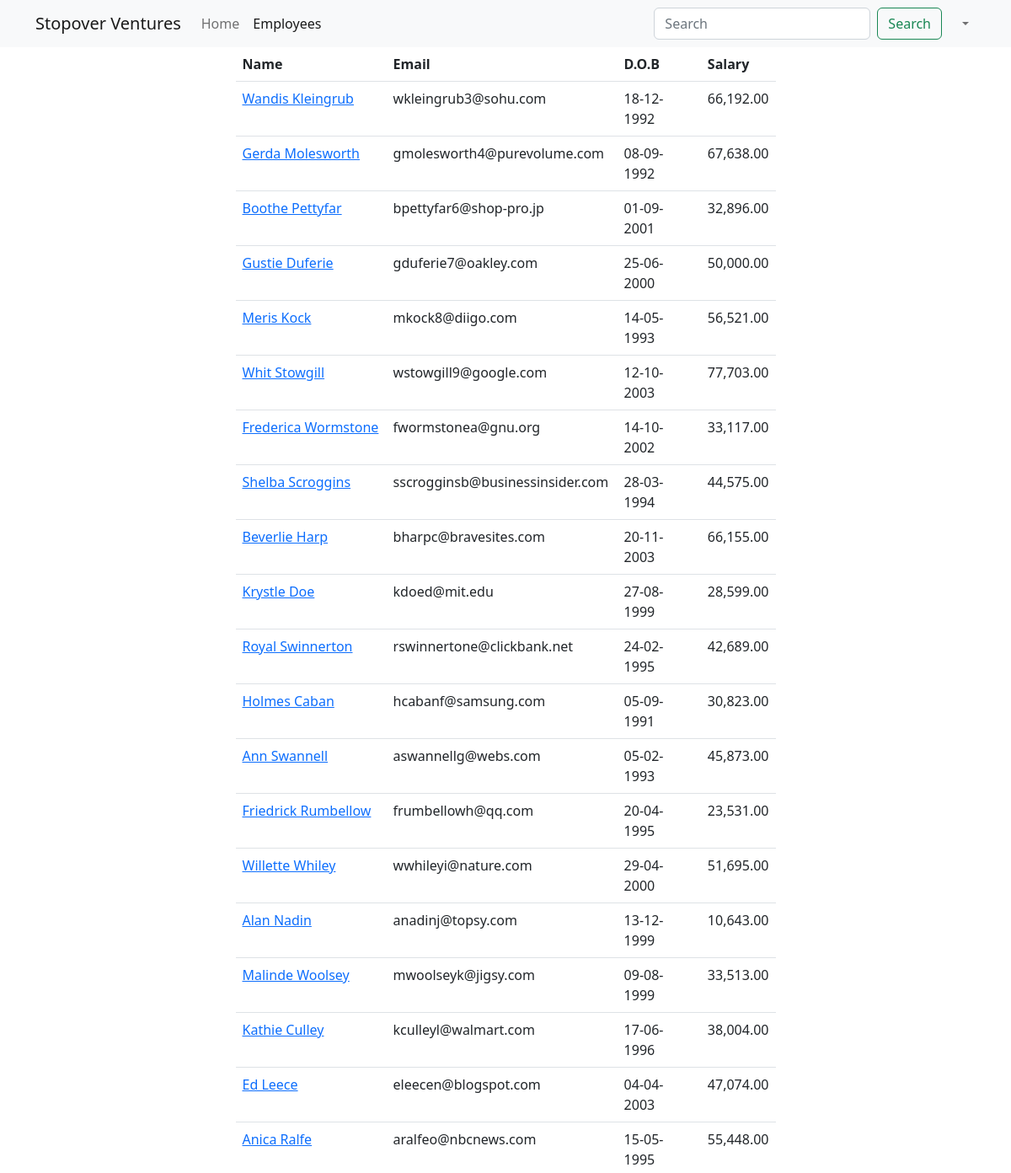
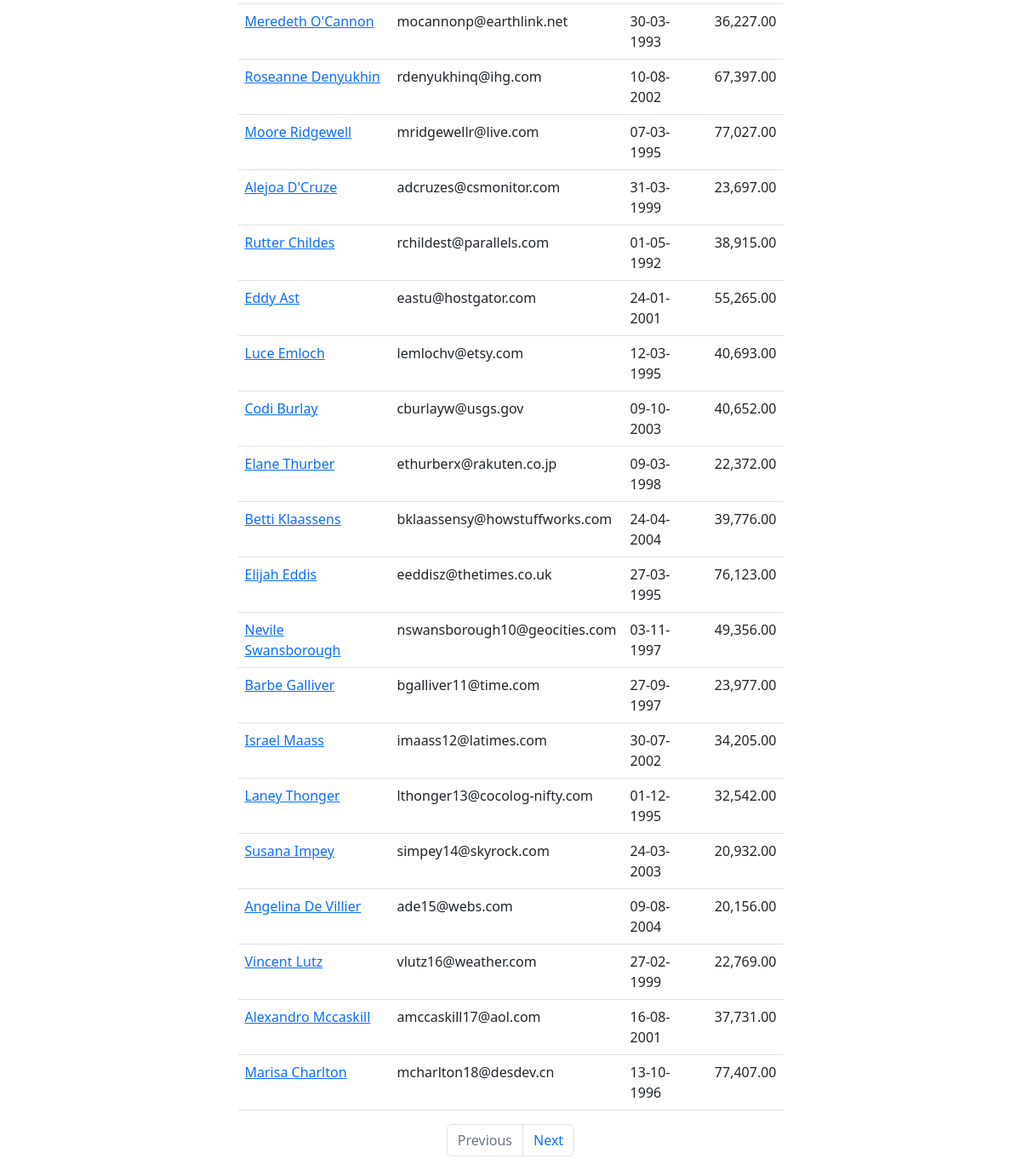
The page /employees (signed in) on the database as committed earlier (2 pictures, top to bottom).
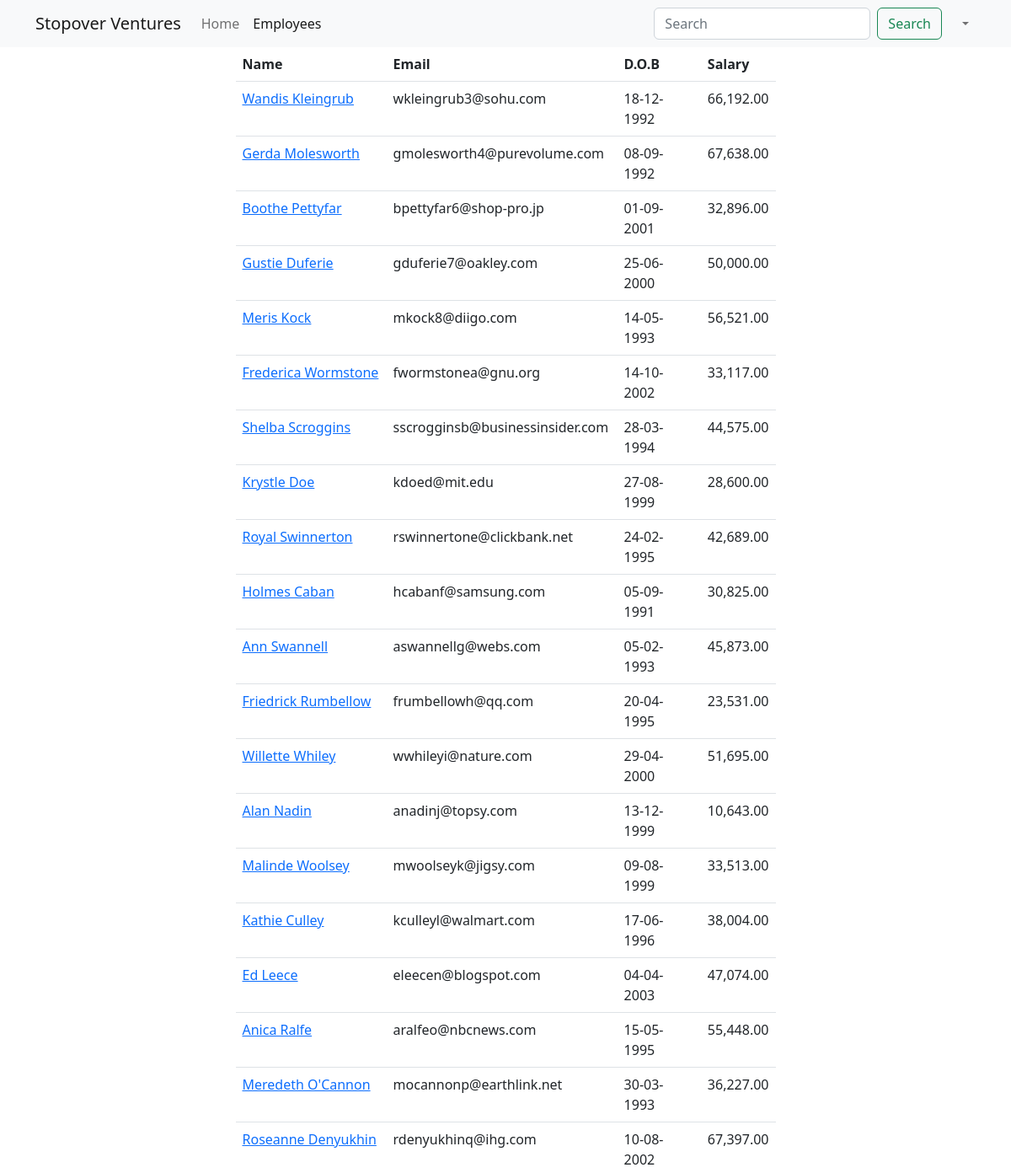
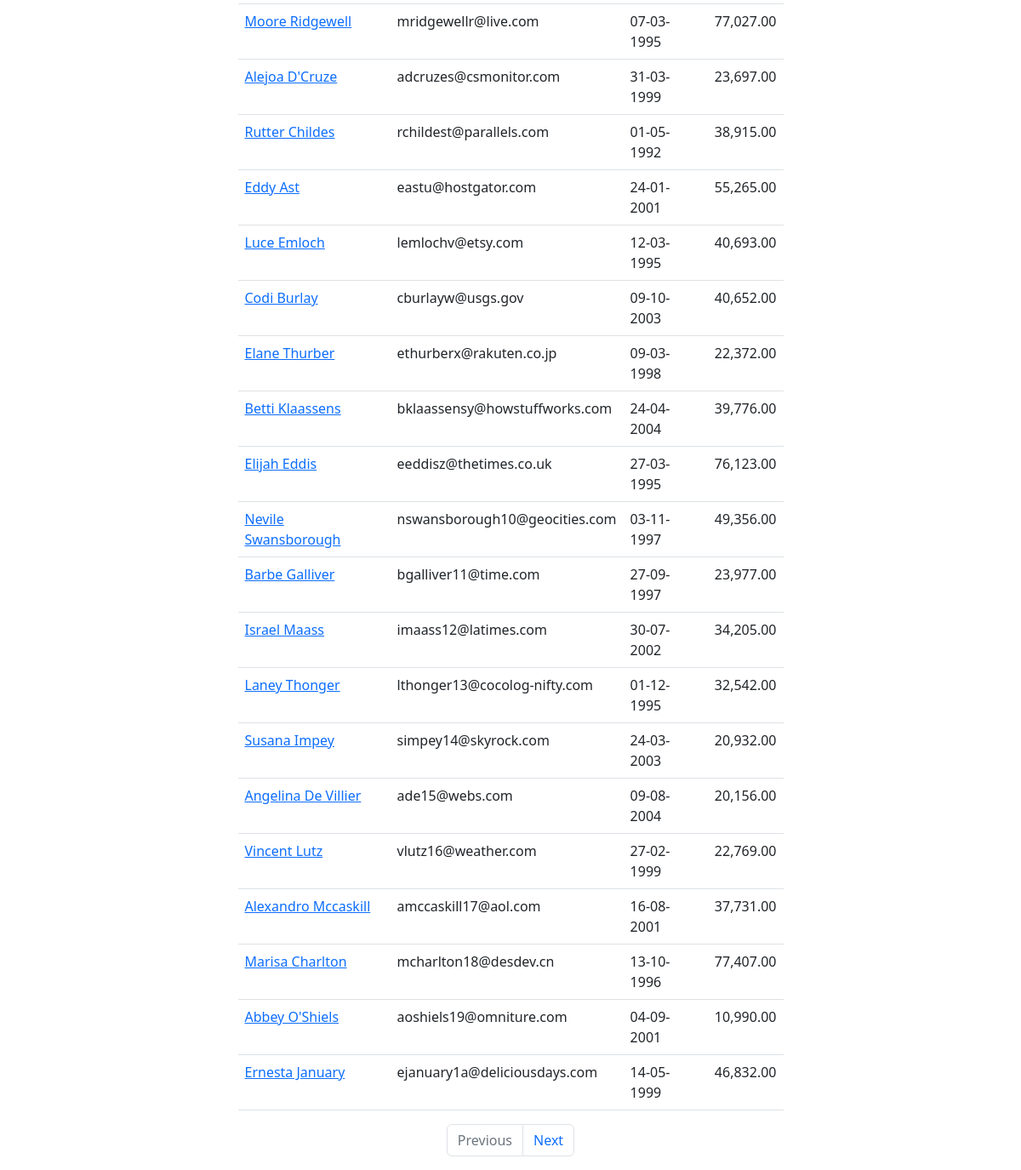
The same page on the database as committed later (2 pictures, top to bottom).
### main_app/models.py (models this page shows, shortened)
class Employee(models.Model):
    name = models.CharField(max_length=40)
    email = models.EmailField(unique=True)
    dob = models.DateField(null=True)
    salary = models.DecimalField(max_digits=7, decimal_places=2)
    disabled = models.BooleanField(default=False)
    profile = models.ImageField(upload_to=unique_img_name, null=True, default="employees/default.png")
    created_at = models.DateTimeField(auto_now_add=True, null=True)  # added once during creation
    updated_at = models.DateTimeField(auto_now=True, null=True)  # updates every time update happens

### main_app/views.py (the view)
# urls.py: path('employees', views.all_employees, name="all"),
@login_required
@permission_required('main_app.view_employee', raise_exception=True)
def all_employees(request):
    employees = Employee.objects.all()
    today = datetime.today()
    day = today.day
    month = today.month
    paginator = Paginator(employees, 40)
    page_number = request.GET.get("page")
    data = paginator.get_page(page_number)
    return render(request, 'all_employees.html', {"employees": data})

### templates/all_employees.html (shortened to what this page needs)
{% extends 'base_template.html' %}
{% load humanize %}
{% block content %}
	{% include 'navbar.html' %}
	<div class="container">
		<div class="row justify-content-center">
			<div class="col-sm-7">
				<table class="table">
					<thead>
					<tr>
						<th>Name</th>
						<th>Email</th>
						<th>D.O.B</th>
						<th>Salary</th>
					</tr>
					</thead>
					<tbody>
					{% for employee in employees %}
						<tr>
							<td>
								<a href="/employees/{{ employee.id }}">{{ employee.name | title }}</a>
							</td>
							<td>{{ employee.email }}</td>
							<td>{{ employee.dob | date:"d-m-Y" }}</td>
							<td>{{ employee.salary | intcomma }}</td>
						</tr>
					{% endfor %}
					</tbody>
				</table>
				<nav aria-label="Page navigation example">
					<ul class="pagination justify-content-center">
						{% if employees.has_previous %}
							<li class="page-item">
								<a class="page-link" href='?page={{ employees.previous_page_number }}'>Previous</a>
							</li>
						{% else %}
							<li class="page-item disabled">
								<a class="page-link" href='' tabindex="-1" aria-disabled="True">Previous</a>
							</li>
						{% endif %}
						{% if employees.has_next %}
							<li class="page-item">
								<a class="page-link" href='?page={{ employees.next_page_number }}'>Next</a>
							</li>
						{% else %}
							<li class="page-item disabled">
								<a class="page-link" href='' tabindex="-1" aria-disabled="True">Next</a>
							</li>
						{% endif %}
					</ul>
				</nav>
			</div>
		</div>
	</div>
{% endblock %}

Rows that differ between the two databases and show on the page:
removed Employee: name "Whit Stowgill", email "wstowgill9@google.com", dob "12-10-2003", salary "77,703.00"
removed Employee: name "Beverlie Harp", email "bharpc@bravesites.com", dob "20-11-2003", salary "66,155.00"
changed Employee "Krystle Doe": salary "28,599.00" → "28,600.00"
changed Employee "Holmes Caban": salary "30,823.00" → "30,825.00"
now on this page (row unchanged): Employee: name "Abbey O'Shiels", email "aoshiels19@omniture.com", dob "04-09-2001", salary "10,990.00"
now on this page (row unchanged): Employee: name "Ernesta January", email "ejanuary1a@deliciousdays.com", dob "14-05-1999", salary "46,832.00"
